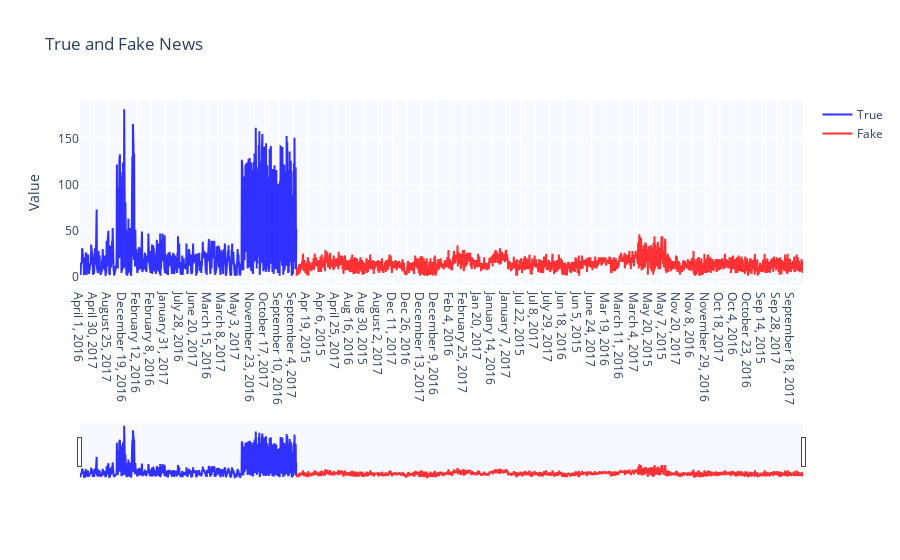

The code cell stored with this chart in its notebook:
### Code cell
#Creating the count of output based on date
fake=fake_news.groupby(['date'])['output'].count()
fake=pd.DataFrame(fake)

true=true_news.groupby(['date'])['output'].count()
true=pd.DataFrame(true)

#Plotting the time series graph
fig = go.Figure()
fig.add_trace(go.Scatter(
         x=true.index,
         y=true['output'],
         name='True',
    line=dict(color='blue'),
    opacity=0.8))

fig.add_trace(go.Scatter(
         x=fake.index,
         y=fake['output'],
         name='Fake',
    line=dict(color='red'),
    opacity=0.8))

fig.update_xaxes(
    rangeslider_visible=True,
    rangeselector=dict(
        buttons=list([
            dict(count=1, label="1m", step="month", stepmode="backward"),
            dict(count=6, label="6m", step="month", stepmode="backward"),
            dict(count=1, label="YTD", step="year", stepmode="todate"),
            dict(count=1, label="1y", step="year", stepmode="backward"),
            dict(step="all")
        ])
    )
)
        
    
fig.update_layout(title_text='True and Fake News',plot_bgcolor='rgb(248, 248, 255)',yaxis_title='Value')

fig.show()

### Figure 1 — Plotly figure (JSON) as saved in the notebook; plotly's stock layout.template omitted (floating-point values rounded to 4 significant figures; data arrays with more than 128 entries replaced by an {"elided": "..."} marker saying what was removed)
{"data": [{"line": {"color": "blue"}, "name": "True", "opacity": 0.8, "type": "scatter", "x": {"elided": "716 str values"}, "y": {"elided": "716 int values"}}, {"line": {"color": "red"}, "name": "Fake", "opacity": 0.8, "type": "scatter", "x": {"elided": "1675 str values"}, "y": {"elided": "1675 int values"}}], "layout": {"plot_bgcolor": "rgb(248, 248, 255)", "title": {"text": "True and Fake News"}, "xaxis": {"rangeselector": {"buttons": [{"count": 1, "label": "1m", "step": "month", "stepmode": "backward"}, {"count": 6, "label": "6m", "step": "month", "stepmode": "backward"}, {"count": 1, "label": "YTD", "step": "year", "stepmode": "todate"}, {"count": 1, "label": "1y", "step": "year", "stepmode": "backward"}, {"step": "all"}]}, "rangeslider": {"visible": true}}, "yaxis": {"title": {"text": "Value"}}}}
